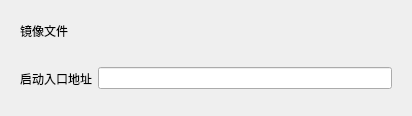
<?xml version="1.0" encoding="UTF-8"?>
<ui version="4.0">
 <class>CommonRunInfoWidget</class>
 <widget class="QWidget" name="CommonRunInfoWidget">
  <property name="geometry">
   <rect>
    <x>0</x>
    <y>0</y>
    <width>412</width>
    <height>116</height>
   </rect>
  </property>
  <property name="windowTitle">
   <string>Form</string>
  </property>
  <layout class="QVBoxLayout" name="verticalLayout">
   <item>
    <widget class="QFrame" name="frame_main">
     <property name="frameShape">
      <enum>QFrame::NoFrame</enum>
     </property>
     <property name="frameShadow">
      <enum>QFrame::Raised</enum>
     </property>
     <layout class="QVBoxLayout" name="verticalLayout_2">
      <item>
       <widget class="QFrame" name="frame">
        <property name="frameShape">
         <enum>QFrame::NoFrame</enum>
        </property>
        <property name="frameShadow">
         <enum>QFrame::Raised</enum>
        </property>
        <layout class="QVBoxLayout" name="verticalLayout_3">
         <property name="leftMargin">
          <number>0</number>
         </property>
         <property name="topMargin">
          <number>0</number>
         </property>
         <property name="rightMargin">
          <number>0</number>
         </property>
         <property name="bottomMargin">
          <number>0</number>
         </property>
         <item>
          <widget class="QFrame" name="frame_images_title">
           <property name="frameShape">
            <enum>QFrame::NoFrame</enum>
           </property>
           <property name="frameShadow">
            <enum>QFrame::Raised</enum>
           </property>
           <layout class="QHBoxLayout" name="horizontalLayout">
            <property name="leftMargin">
             <number>0</number>
            </property>
            <property name="topMargin">
             <number>0</number>
            </property>
            <property name="rightMargin">
             <number>0</number>
            </property>
            <property name="bottomMargin">
             <number>0</number>
            </property>
            <item>
             <widget class="QLabel" name="label">
              <property name="text">
               <string>镜像文件</string>
              </property>
             </widget>
            </item>
            <item>
             <spacer name="horizontalSpacer">
              <property name="orientation">
               <enum>Qt::Horizontal</enum>
              </property>
              <property name="sizeHint" stdset="0">
               <size>
                <width>40</width>
                <height>20</height>
               </size>
              </property>
             </spacer>
            </item>
            <item>
             <widget class="QPushButton" name="btn_add_image">
              <property name="text">
               <string/>
              </property>
              <property name="flat">
               <bool>true</bool>
              </property>
             </widget>
            </item>
           </layout>
          </widget>
         </item>
         <item>
          <widget class="QFrame" name="frame_images">
           <property name="frameShape">
            <enum>QFrame::NoFrame</enum>
           </property>
           <property name="frameShadow">
            <enum>QFrame::Raised</enum>
           </property>
           <layout class="QVBoxLayout" name="verticalLayout_4">
            <property name="leftMargin">
             <number>16</number>
            </property>
            <property name="topMargin">
             <number>0</number>
            </property>
            <property name="rightMargin">
             <number>0</number>
            </property>
            <property name="bottomMargin">
             <number>0</number>
            </property>
           </layout>
          </widget>
         </item>
        </layout>
       </widget>
      </item>
      <item>
       <widget class="QFrame" name="frame_reset_addr">
        <property name="frameShape">
         <enum>QFrame::NoFrame</enum>
        </property>
        <property name="frameShadow">
         <enum>QFrame::Raised</enum>
        </property>
        <layout class="QHBoxLayout" name="horizontalLayout_2">
         <property name="leftMargin">
          <number>0</number>
         </property>
         <property name="topMargin">
          <number>0</number>
         </property>
         <property name="rightMargin">
          <number>0</number>
         </property>
         <property name="bottomMargin">
          <number>0</number>
         </property>
         <item>
          <widget class="QLabel" name="label_2">
           <property name="text">
            <string>启动入口地址</string>
           </property>
          </widget>
         </item>
         <item>
          <widget class="QLineEdit" name="lineedit_reset_addr"/>
         </item>
        </layout>
       </widget>
      </item>
     </layout>
    </widget>
   </item>
  </layout>
 </widget>
 <resources/>
 <connections/>
</ui>
